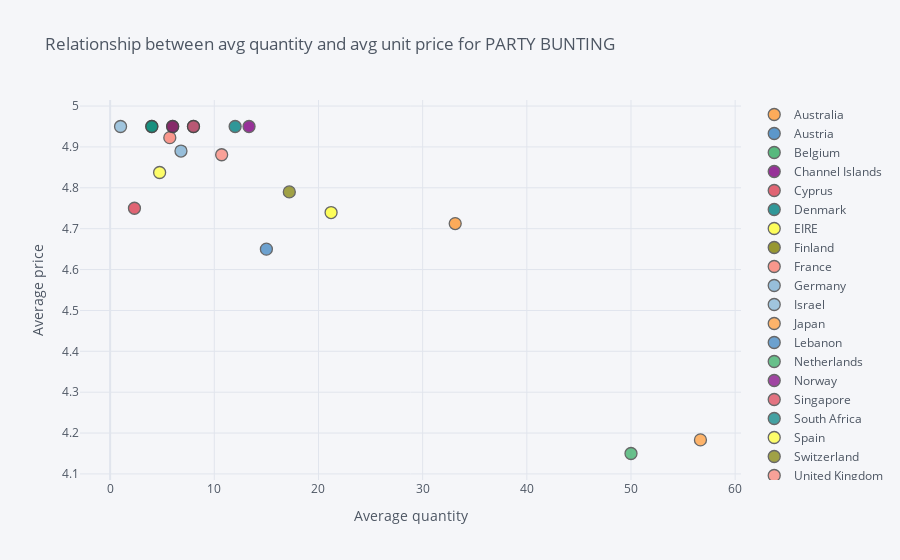

The notebook cell saved with this chart:
### Markdown cell above
## 3. Create an interactive scatter plot showing the relationship between average quantity (x-axis) and average unit price (y-axis) for the product PARTY BUNTING with the plot points color-coded by country (categories).

### Code cell
data[data['Description']=='PARTY BUNTING'].groupby('Country').mean().reset_index().iplot(
    kind='scatter', x='Quantity', y='UnitPrice', mode='markers', categories='Country', 
    xTitle='Average quantity', yTitle='Average price', title='Relationship between avg quantity and avg unit price for PARTY BUNTING')

### Figure 1 — Plotly figure (JSON) as saved in the notebook; plotly's stock layout.template omitted (floating-point values rounded to 4 significant figures)
{"data": [{"marker": {"color": "rgba(255, 153, 51, 1.0)", "line": {"width": 1.3}, "opacity": 0.8, "size": 12, "symbol": "circle"}, "mode": "markers", "name": "Australia", "textfont": {"color": "#4D5663"}, "type": "scatter", "x": [33.12], "y": [4.713]}, {"marker": {"color": "rgba(55, 128, 191, 1.0)", "line": {"width": 1.3}, "opacity": 0.8, "size": 12, "symbol": "circle"}, "mode": "markers", "name": "Austria", "textfont": {"color": "#4D5663"}, "type": "scatter", "x": [8], "y": [4.95]}, {"marker": {"color": "rgba(50, 171, 96, 1.0)", "line": {"width": 1.3}, "opacity": 0.8, "size": 12, "symbol": "circle"}, "mode": "markers", "name": "Belgium", "textfont": {"color": "#4D5663"}, "type": "scatter", "x": [4], "y": [4.95]}, {"marker": {"color": "rgba(128, 0, 128, 1.0)", "line": {"width": 1.3}, "opacity": 0.8, "size": 12, "symbol": "circle"}, "mode": "markers", "name": "Channel Islands", "textfont": {"color": "#4D5663"}, "type": "scatter", "x": [13.33], "y": [4.95]}, {"marker": {"color": "rgba(219, 64, 82, 1.0)", "line": {"width": 1.3}, "opacity": 0.8, "size": 12, "symbol": "circle"}, "mode": "markers", "name": "Cyprus", "textfont": {"color": "#4D5663"}, "type": "scatter", "x": [2.333], "y": [4.75]}, {"marker": {"color": "rgba(0, 128, 128, 1.0)", "line": {"width": 1.3}, "opacity": 0.8, "size": 12, "symbol": "circle"}, "mode": "markers", "name": "Denmark", "textfont": {"color": "#4D5663"}, "type": "scatter", "x": [12], "y": [4.95]}, {"marker": {"color": "rgba(255, 255, 51, 1.0)", "line": {"width": 1.3}, "opacity": 0.8, "size": 12, "symbol": "circle"}, "mode": "markers", "name": "EIRE", "textfont": {"color": "#4D5663"}, "type": "scatter", "x": [21.21], "y": [4.739]}, {"marker": {"color": "rgba(128, 128, 0, 1.0)", "line": {"width": 1.3}, "opacity": 0.8, "size": 12, "symbol": "circle"}, "mode": "markers", "name": "Finland", "textfont": {"color": "#4D5663"}, "type": "scatter", "x": [6], "y": [4.95]}, {"marker": {"color": "rgba(251, 128, 114, 1.0)", "line": {"width": 1.3}, "opacity": 0.8, "size": 12, "symbol": "circle"}, "mode": "markers", "name": "France", "textfont": {"color": "#4D5663"}, "type": "scatter", "x": [5.727], "y": [4.923]}, {"marker": {"color": "rgba(128, 177, 211, 1.0)", "line": {"width": 1.3}, "opacity": 0.8, "size": 12, "symbol": "circle"}, "mode": "markers", "name": "Germany", "textfont": {"color": "#4D5663"}, "type": "scatter", "x": [6.8], "y": [4.89]}, {"marker": {"color": "rgba(128, 177, 211, 0.8999999999999999)", "line": {"width": 1.3}, "opacity": 0.8, "size": 12, "symbol": "circle"}, "mode": "markers", "name": "Israel", "textfont": {"color": "#4D5663"}, "type": "scatter", "x": [1], "y": [4.95]}, {"marker": {"color": "rgba(255, 153, 51, 0.8999999999999999)", "line": {"width": 1.3}, "opacity": 0.8, "size": 12, "symbol": "circle"}, "mode": "markers", "name": "Japan", "textfont": {"color": "#4D5663"}, "type": "scatter", "x": [56.67], "y": [4.183]}, {"marker": {"color": "rgba(55, 128, 191, 0.8999999999999999)", "line": {"width": 1.3}, "opacity": 0.8, "size": 12, "symbol": "circle"}, "mode": "markers", "name": "Lebanon", "textfont": {"color": "#4D5663"}, "type": "scatter", "x": [15], "y": [4.65]}, {"marker": {"color": "rgba(50, 171, 96, 0.8999999999999999)", "line": {"width": 1.3}, "opacity": 0.8, "size": 12, "symbol": "circle"}, "mode": "markers", "name": "Netherlands", "textfont": {"color": "#4D5663"}, "type": "scatter", "x": [50], "y": [4.15]}, {"marker": {"color": "rgba(128, 0, 128, 0.8999999999999999)", "line": {"width": 1.3}, "opacity": 0.8, "size": 12, "symbol": "circle"}, "mode": "markers", "name": "Norway", "textfont": {"color": "#4D5663"}, "type": "scatter", "x": [6], "y": [4.95]}, {"marker": {"color": "rgba(219, 64, 82, 0.8999999999999999)", "line": {"width": 1.3}, "opacity": 0.8, "size": 12, "symbol": "circle"}, "mode": "markers", "name": "Singapore", "textfont": {"color": "#4D5663"}, "type": "scatter", "x": [8], "y": [4.95]}, {"marker": {"color": "rgba(0, 128, 128, 0.8999999999999999)", "line": {"width": 1.3}, "opacity": 0.8, "size": 12, "symbol": "circle"}, "mode": "markers", "name": "South Africa", "textfont": {"color": "#4D5663"}, "type": "scatter", "x": [4], "y": [4.95]}, {"marker": {"color": "rgba(255, 255, 51, 0.8999999999999999)", "line": {"width": 1.3}, "opacity": 0.8, "size": 12, "symbol": "circle"}, "mode": "markers", "name": "Spain", "textfont": {"color": "#4D5663"}, "type": "scatter", "x": [4.75], "y": [4.838]}, {"marker": {"color": "rgba(128, 128, 0, 0.8999999999999999)", "line": {"width": 1.3}, "opacity": 0.8, "size": 12, "symbol": "circle"}, "mode": "markers", "name": "Switzerland", "textfont": {"color": "#4D5663"}, "type": "scatter", "x": [17.2], "y": [4.79]}, {"marker": {"color": "rgba(251, 128, 114, 0.8999999999999999)", "line": {"width": 1.3}, "opacity": 0.8, "size": 12, "symbol": "circle"}, "mode": "markers", "name": "United Kingdom", "textfont": {"color": "#4D5663"}, "type": "scatter", "x": [10.71], "y": [4.881]}], "layout": {"legend": {"bgcolor": "#F5F6F9", "font": {"color": "#4D5663"}}, "paper_bgcolor": "#F5F6F9", "plot_bgcolor": "#F5F6F9", "title": {"font": {"color": "#4D5663"}, "text": "Relationship between avg quantity and avg unit price for PARTY BUNTING"}, "xaxis": {"gridcolor": "#E1E5ED", "showgrid": true, "tickfont": {"color": "#4D5663"}, "title": {"font": {"color": "#4D5663"}, "text": "Average quantity"}, "zerolinecolor": "#E1E5ED"}, "yaxis": {"gridcolor": "#E1E5ED", "showgrid": true, "tickfont": {"color": "#4D5663"}, "title": {"font": {"color": "#4D5663"}, "text": "Average price"}, "zerolinecolor": "#E1E5ED"}}}
